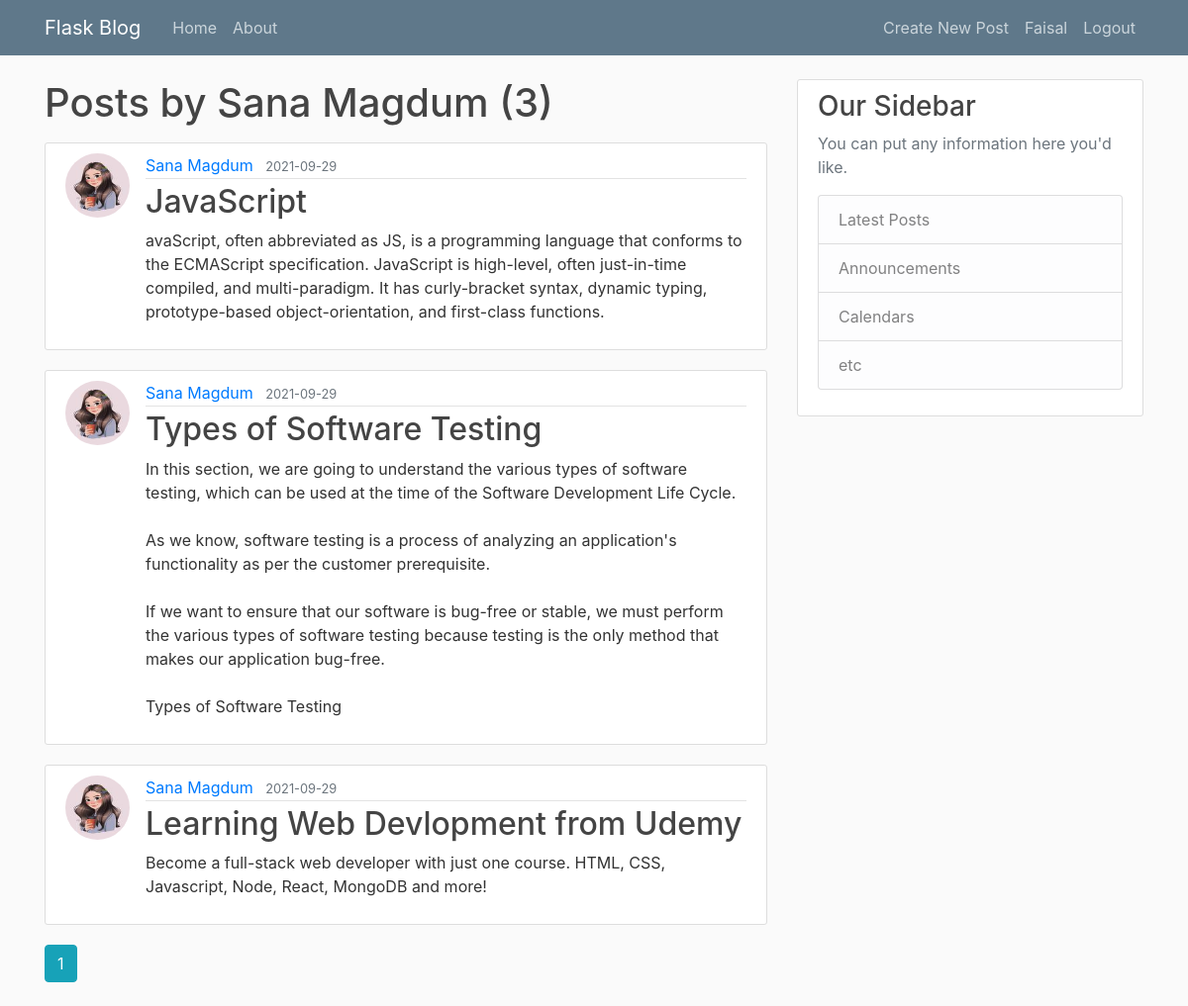
Page /user/Sana Magdum (signed in) on the committed database.
### FMagdum/models.py (models this page shows, shortened)
class User(db.Model, UserMixin):
    id = db.Column(db.Integer, primary_key=True)
    username = db.Column(db.String(20), unique=True, nullable=False)
    email = db.Column(db.String(120), unique=True, nullable=False)
    image_file = db.Column(db.String(20), nullable=False, default='default.jpg')
    password = db.Column(db.String(60), nullable=False)
    posts = db.relationship('Post', backref='author', lazy=True)

class Post(db.Model):
    id = db.Column(db.Integer, primary_key=True)
    title = db.Column(db.String(100),nullable=False)
    date_posted = db.Column(db.DateTime, nullable=False, default=datetime.utcnow)
    content = db.Column(db.Text, nullable=False)
    user_id = db.Column(db.Integer, db.ForeignKey('user.id'), nullable=False)

### FMagdum/routes.py (the view)
@app.route("/user/<string:username>")
def user_posts(username):
    page = request.args.get('page', 1, type=int)
    user = User.query.filter_by(username=username).first_or_404()
    posts = Post.query.filter_by(author=user)\
        .order_by(Post.date_posted.desc())\
        .paginate(page=page,per_page=3)
    return render_template('user_posts.html', posts=posts, user=user, legend='Create New Post')

### FMagdum/models.py (called while the page is built)
@login_manager.user_loader
def load_user(user_id):
    return User.query.get(int(user_id))

### FMagdum/templates/user_posts.html
{%extends "layout.html"%}
{%block content%}
    <h1 class="mb-3">
        Posts by {{user.username}} ({{posts.total}})
    </h1>
    {% for post in posts.items %}
        <article class="media content-section">
            <img class="rounded-circle article-img" src="{{url_for('static', filename='profile_pics/' + post.author.image_file)}}">
            <div class="media-body">
            <div class="article-metadata">
                <a class="mr-2" href="{{url_for('user_posts', username=post.author.username)}}">{{ post.author.username }}</a>
                <small class="text-muted">{{ post.date_posted.strftime('%Y-%m-%d') }}</small>
            </div>
            <h2><a class="article-title" href="{{url_for('post', post_id=post.id)}}">{{ post.title }}</a></h2>
            <p class="article-content">{{ post.content }}</p>
            </div>
        </article>
    {%endfor%}
    {% for page_num in posts.iter_pages(left_edge=1, right_edge=1, left_current=1, right_current=2) %}
        {% if page_num %}
            {% if posts.page == page_num %}
                <a class="btn btn-info mb-4" href="{{url_for('user_posts', username=user.username, page=page_num)}}"> {{ page_num }} </a>
            {% else %}
            <a class="btn btn-outline-info mb-4" href="{{url_for('user_posts', username=user.username, page=page_num)}}"> {{ page_num }} </a>
            {% endif %}
        {% else %}
            ...
        {% endif %}
    {% endfor %}
{%endblock content%}

### FMagdum/templates/layout.html (shortened to what this page needs)
<!DOCTYPE html>
<html>
<head>
    <link rel="stylesheet" href="https://maxcdn.bootstrapcdn.com/bootstrap/4.0.0/css/bootstrap.min.css">
    <link rel="stylesheet" type="text/css" href="{{ url_for('static', filename='main.css') }}">
</head>
<body>
    <header class="site-header">
        <nav class="navbar navbar-expand-md navbar-dark bg-steel fixed-top">
          <div class="container">
            <a class="navbar-brand mr-4" href="/">Flask Blog</a>
            <div class="collapse navbar-collapse" id="navbarToggle">
              <div class="navbar-nav mr-auto">
                <a class="nav-item nav-link" href="{{url_for('home')}}">Home</a>
                <a class="nav-item nav-link" href="{{url_for('about')}}">About</a>
              </div>
              <div class="navbar-nav ml-auto">
                {% if current_user.is_authenticated %}
                  <a class="nav-item nav-link" href="{{url_for('new_post')}}">{{legend}}</a>
                  <a class="nav-item nav-link" href="{{url_for('account')}}">{{ current_user.username }}</a>
                  <a class="nav-item nav-link" href="{{url_for('logout')}}">Logout</a>
                {% else %}
                  <a class="nav-item nav-link" href="{{url_for('login')}}">Login</a>
                  <a class="nav-item nav-link" href="{{url_for('register')}}">Register</a>
                {% endif %}
              </div>
            </div>
          </div>
        </nav>
    </header>
    <main role="main" class="container">
        <div class="row">
          <div class="col-md-8">
            {% block content %}{% endblock %}
          </div>
          <div class="col-md-4">
            <div class="content-section">
              <h3>Our Sidebar</h3>
              <p class='text-muted'>You can put any information here you'd like.
                <ul class="list-group">
                  <li class="list-group-item list-group-item-light">Latest Posts</li>
                  <li class="list-group-item list-group-item-light">Announcements</li>
                  <li class="list-group-item list-group-item-light">Calendars</li>
                  <li class="list-group-item list-group-item-light">etc</li>
                </ul>
              </p>
            </div>
          </div>
        </div>
      </main>
</body>
</html>

### FMagdum/static/main.css (style rules this page uses)
body { background: #fafafa; color: #333333; margin-top: 5rem; }
h1, h2, h3, h4, h5, h6 { color: #444444; }
.bg-steel { background-color: #5f788a; }
.site-header .navbar-nav .nav-link { color: #cbd5db; }
.content-section { background: #ffffff; padding: 10px 20px; border: 1px solid #dddddd; border-radius: 3px; margin-bottom: 20px; }
.article-title { color: #444444; }
.article-content { white-space: pre-line; }
.article-img { height: 65px; width: 65px; margin-right: 16px; }
.article-metadata { padding-bottom: 1px; margin-bottom: 4px; border-bottom: 1px solid #e3e3e3 }

### rows in the picture
User: username "Faisal"
User: username "Sana Magdum"
Post: image_file (picture), author.username "Sana Magdum", date_posted "2021-09-29", title "JavaScript", content "avaScript, often abbreviated as JS, is a programming language that conforms to the ECMAScript specification. JavaScript is high-level, often just-in-time compiled, and multi-paradigm. It has curly-bracket syntax, dynamic typing, prototype-based object-orientation, and first-class functions."
Post: image_file (picture), author.username "Sana Magdum", date_posted "2021-09-29", title "Types of Software Testing", content "In this section, we are going to understand the various types of software testing, which can be used at the time of the Software Development Life Cycle. As we know, software testing is a process of analyzing an application's functionality as per the customer prerequisite. If we want to ensure that our software is bug-free or stable, we must perform the various types of software testing because testing is the only method that makes our application bug-free. Types of Software Testing"
Post: image_file (picture), author.username "Sana Magdum", date_posted "2021-09-29", title "Learning Web Devlopment from Udemy", content "Become a full-stack web developer with just one course. HTML, CSS, Javascript, Node, React, MongoDB and more!"

### other values in the picture
{{ legend }} "Create New Post"
{{ posts.total }} "3"
{{ page_num }} "1"
